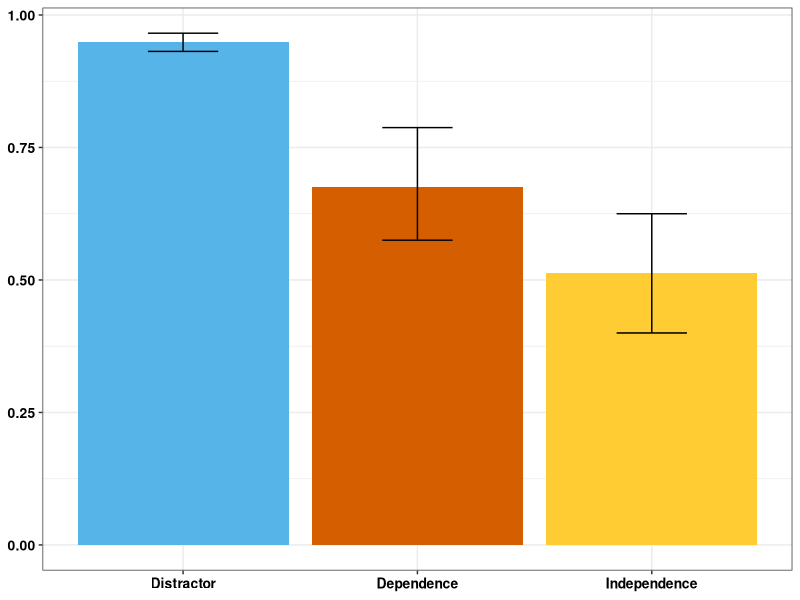

Generate this figure with R: (Note: this script raises an error after producing the figure.)
##------------------------------------ Categorical Data Analysis ----------------------------------

if (!require(vcd)) {install.packages("vcd"); require(vcd)}          ## for visualizing categorical data
if (!require(vcdExtra)) {install.packages("vcdExtra"); require(vcdExtra)}
if (!require(epitools)) {install.packages("epitools"); require(epitools)}
if (!require(coin)) {install.packages("coin"); require(coin)}                    ## permutation tests
library(gtools)
library(plyr)
library(effects)

data <- read.csv("proviso2020_pilot5_for R.csv", sep=",", header=T) # import


str(data)
View(data)

#making stuff factors
data$exp <- factor(data$exp)
data$id <- factor(data$id)
data$condition <- factor(data$condition) 
data$question <- factor(data$question) 
data$item <- factor(data$item) 

levels(data$condition)

# relevel, distractor on the left
data$condition <- relevel(data$condition, ref = "Distractor")
levels(data$condition)

## critical
table <- table(data$resp_coded, data$condition)
table #correct!
summary(table) #p is tiny

prop.table(table) # relative frequency
prop.table(table,2) ## conditional relative frequencies (conditional on age group)

#some simple chi-sq tests:
chisq.test(data$resp_coded, data$condition, correct=FALSE) #condition: significant

#alternatively
library(gmodels)
CrossTable(data$resp_coded, data$condition, fisher=TRUE, chisq=TRUE, expected=TRUE, sresid=TRUE, format="SPSS")

## make a plot
library(ggplot2)
library(Hmisc)



#simpler version for readability
ggplot(data=data, 
       mapping=aes(x=condition, y=resp_coded, fill = condition)) +
#  facet_wrap(~age_group,ncol=3)+  
#  labs(x="Environment: Position of the Trigger", y="Percentage of Yes Responses") + 
  theme_bw() + 
  scale_fill_manual(values = c("#56B4E9", "#D55E00", "#FFCC33")) +
  # scale_fill_grey( start = 0.2, end = 0.8, na.value = "red" ) + 
  theme(strip.text.x = element_text(size = 12, face="bold", colour = "black"), #facet_wrap label
        axis.title.x=element_blank(), axis.text.x = element_text(size=10, face="bold", colour = "black"),  #x-axis label
        axis.title.y=element_blank(), axis.text.y = element_text(size=10, face="bold", colour = "black")   #y-axis label
        )+
  theme(legend.position = "none") +  #no legend
#  ggtitle("Percentage of Yes Responses Per Age Group") +
  stat_summary(fun.data=mean_sdl, geom="bar",  na.rm = TRUE, position=position_dodge(width=0.95)) + 
  stat_summary(fun.data=mean_cl_boot, geom="errorbar",  na.rm = TRUE, position=position_dodge(width=0.95), width=0.3)


## 2021-06-08: code below hasn't been modified for this study; change later
## Logit Regression 
library(lmerTest)
if (!require("pscl")) {install.packages("pscl"); require("pscl")}   ## R2 measures for logistic regression
if (!require("optimx")) {install.packages("optimx"); require("optimx")}
require("reshape")
require("ggplot2")
require("emmeans")


contrasts(data$environment) <- c(1,0)
contrasts(data$environment) 

contrasts(data$age_group) <- cbind( c(-1, 0.5,0.5), c(0,-1,1))
contrasts(data$age_group) 


## logistic regression model 
summary(glm(yes_resp ~ environment, family = "binomial", data = data))
summary(glm(yes_resp ~ age_group, family = "binomial", data = data))

summary(glm(yes_resp ~ environment+age_group, family = "binomial", data = data))

data_glm_both = glm(yes_resp ~ environment+age_group, family = "binomial", data = data)

plot(allEffects(data_glm_both), 
     multiline = TRUE, 
     type = "response",
     main = "Effects Plot", 
     ylab = "Response", ylim=c(0.5,1.0) )

coef(data_glm_both)
confint(data_glm_both)

anova(data_glm_both, test = "Chisq")

# We can also see this from a model comparison
data_glm_base = glm(yes_resp ~ 1, family = "binomial", data = data) # Construct a base model, 1 indicates intercept
summary(data_glm_base) #overall above chance, of course

anova(data_glm_base, test = "Chisq")
anova(data_glm_base, data_glm_both, test = "Chisq") # Compare the base model to the model with predictors
#significant improvement

##### mixed effect logistic regression model ####
# including participant.ID leads to really odd effects plots...

data_glmer_env = glmer(yes_resp ~ environment + (1|participant.ID) + (1|item) + (1|list), 
                   control = glmerControl(optimizer = c("optimx"), optCtrl = list(method = "nlminb")),
                   family = "binomial", data = data)
summary(data_glmer_env)


data_glmer_age = glmer(yes_resp ~ age_group + (1|participant.ID) +  (1|item) + (1|list), 
                          control = glmerControl(optimizer = c("optimx"), optCtrl = list(method = "nlminb")),
                          family = "binomial", data = data)
summary(data_glmer_age)

data_glmer_both_1 = glmer(yes_resp ~ environment+age_group + (1|participant.ID),
                        control = glmerControl(optimizer = c("optimx"), optCtrl = list(method = "nlminb")),
                        family = "binomial", data = data)
summary(data_glmer_both_1)

data_glmer_both_2 = glmer(yes_resp ~ environment+age_group + (1|item),
                          control = glmerControl(optimizer = c("optimx"), optCtrl = list(method = "nlminb")),
                          family = "binomial", data = data)
summary(data_glmer_both_2)

data_glmer_both_3 = glmer(yes_resp ~ environment+age_group + (1|list),
                        control = glmerControl(optimizer = c("optimx"), optCtrl = list(method = "nlminb")),
                        family = "binomial", data = data)
summary(data_glmer_both_3)

data_glmer_both_4 = glmer(yes_resp ~ environment+age_group + (1|item) + (1|list),
                          control = glmerControl(optimizer = c("optimx"), optCtrl = list(method = "nlminb")),
                          family = "binomial", data = data)
summary(data_glmer_both_4)

data_glmer_both = glmer(yes_resp ~ environment+age_group + (1|participant.ID) +  (1|item) + (1|list),
                          control = glmerControl(optimizer = c("optimx"), optCtrl = list(method = "nlminb")),
                          family = "binomial", data = data)
summary(data_glmer_both)


plot(allEffects(data_glmer_both), 
     type = "response",
     main = "Effects Plot", 
     ylab = "Response", ylim=c(0.5,1.0) )


require(MASS)
coef(data_glmer_both)
confint(data_glmer_both)


save.image(file = "Projection_Analysis.RData")
